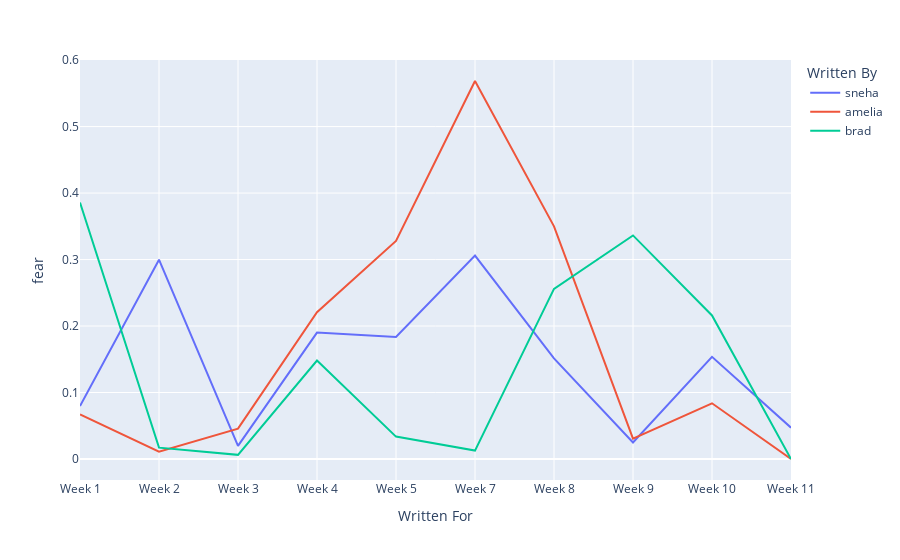

The cell this chart's notebook holds for it:
### Code cell
p5 = px.line(chart, x="Written For", y = "fear", color = "Written By")
p5.show()

### Figure 1 — Plotly figure (JSON) as saved in the notebook; plotly's stock layout.template omitted (floating-point values rounded to 4 significant figures)
{"data": [{"hovertemplate": "Written By=sneha<br>Written For=%{x}<br>fear=%{y}<extra></extra>", "legendgroup": "sneha", "line": {"color": "#636efa", "dash": "solid"}, "marker": {"symbol": "circle"}, "mode": "lines", "name": "sneha", "orientation": "v", "showlegend": true, "type": "scatter", "x": ["Week 1", "Week 2", "Week 3", "Week 4", "Week 5", "Week 7", "Week 8", "Week 9", "Week 10", "Week 11"], "xaxis": "x", "y": [0.07972, 0.2998, 0.01965, 0.1901, 0.1837, 0.3059, 0.1514, 0.02479, 0.1537, 0.04713], "yaxis": "y"}, {"hovertemplate": "Written By=amelia<br>Written For=%{x}<br>fear=%{y}<extra></extra>", "legendgroup": "amelia", "line": {"color": "#EF553B", "dash": "solid"}, "marker": {"symbol": "circle"}, "mode": "lines", "name": "amelia", "orientation": "v", "showlegend": true, "type": "scatter", "x": ["Week 1", "Week 2", "Week 3", "Week 4", "Week 5", "Week 7", "Week 8", "Week 9", "Week 10", "Week 11"], "xaxis": "x", "y": [0.06703, 0.01106, 0.04567, 0.2208, 0.328, 0.5685, 0.3499, 0.03078, 0.08383, 0], "yaxis": "y"}, {"hovertemplate": "Written By=brad<br>Written For=%{x}<br>fear=%{y}<extra></extra>", "legendgroup": "brad", "line": {"color": "#00cc96", "dash": "solid"}, "marker": {"symbol": "circle"}, "mode": "lines", "name": "brad", "orientation": "v", "showlegend": true, "type": "scatter", "x": ["Week 1", "Week 2", "Week 3", "Week 4", "Week 5", "Week 7", "Week 8", "Week 9", "Week 10", "Week 11"], "xaxis": "x", "y": [0.3858, 0.01707, 0.006253, 0.1481, 0.03369, 0.01263, 0.2558, 0.3363, 0.2159, 0], "yaxis": "y"}], "layout": {"legend": {"title": {"text": "Written By"}, "tracegroupgap": 0}, "margin": {"t": 60}, "xaxis": {"anchor": "y", "domain": [0, 1], "title": {"text": "Written For"}}, "yaxis": {"anchor": "x", "domain": [0, 1], "title": {"text": "fear"}}}}
